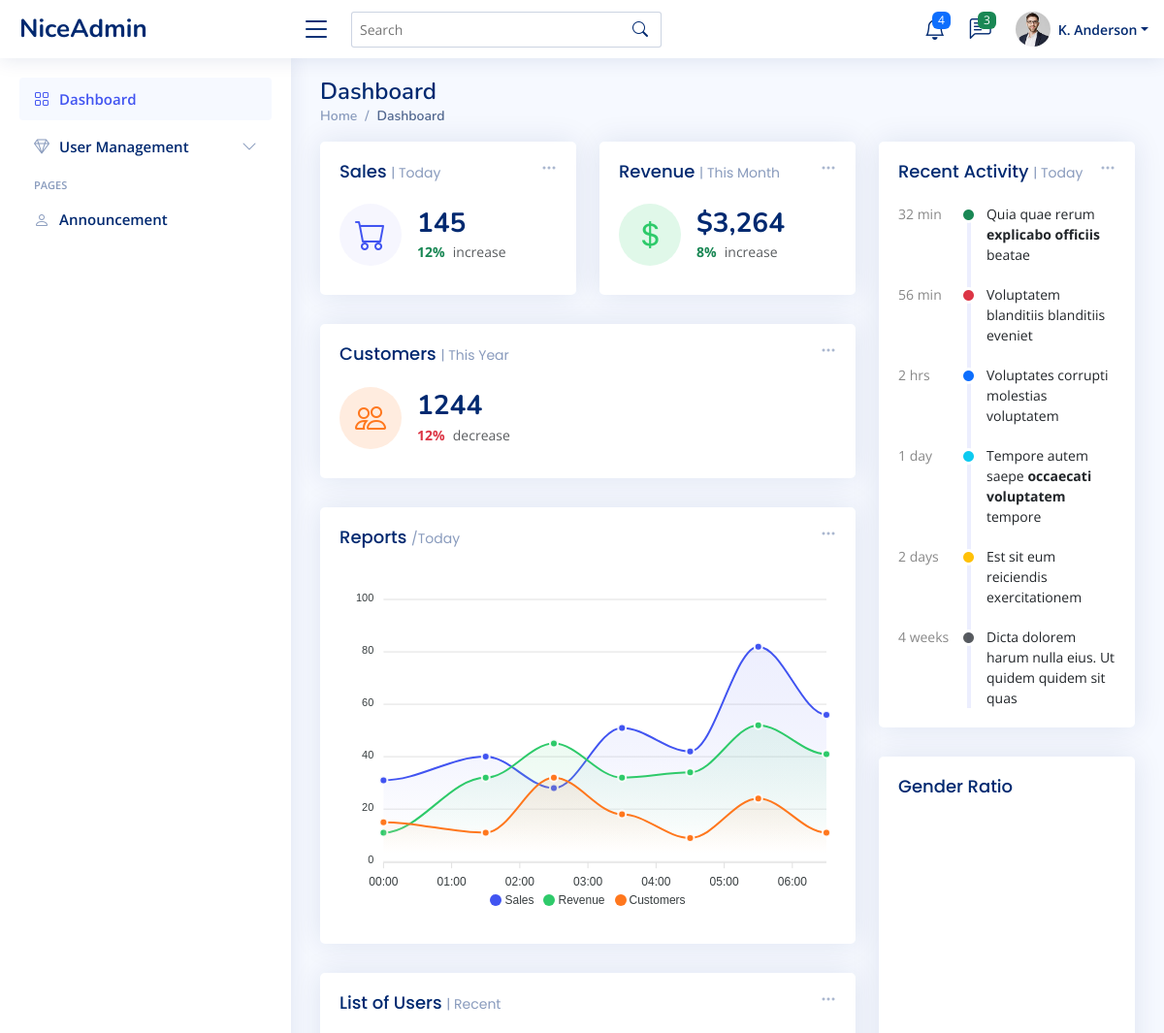
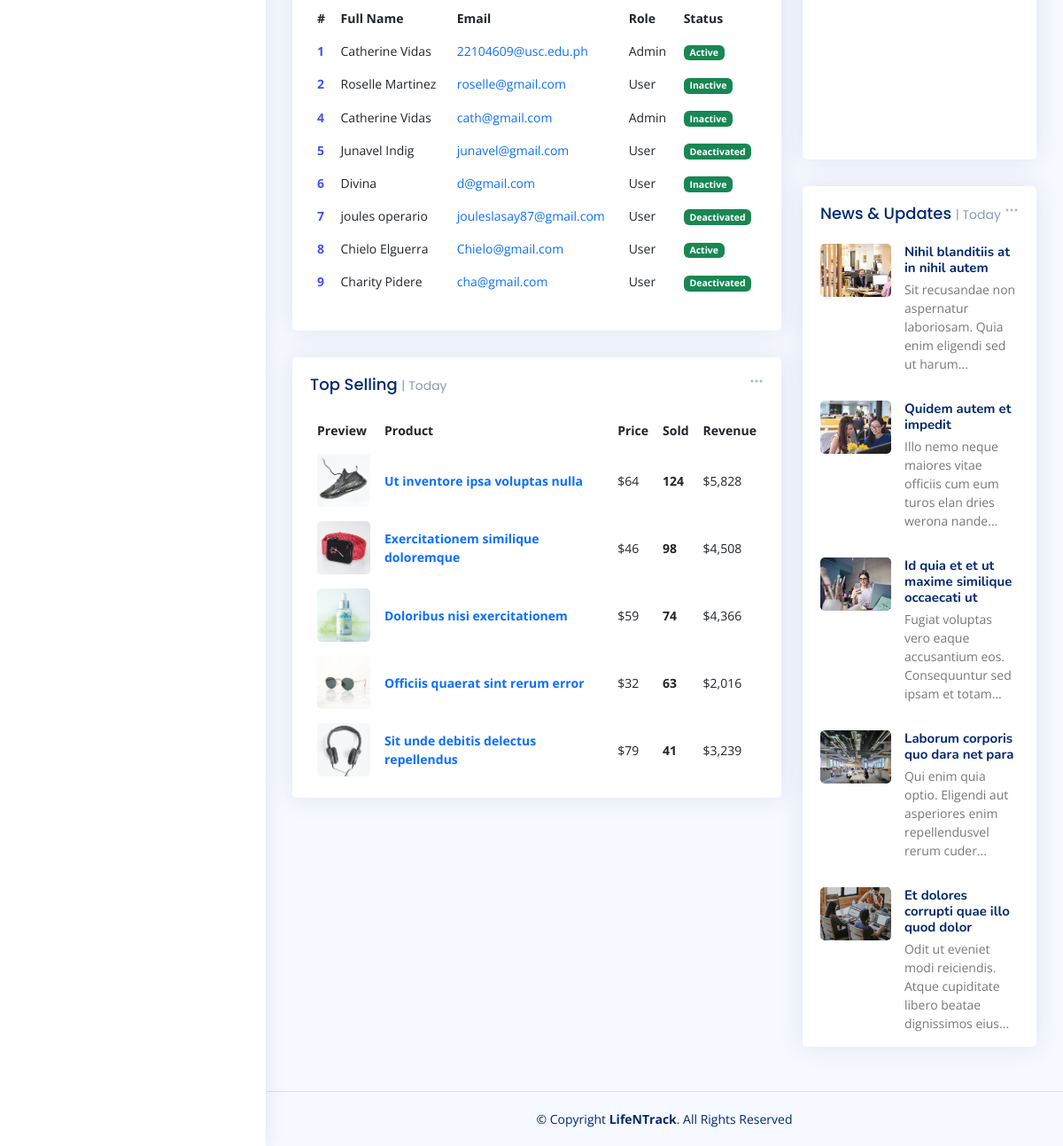
/client/pages/admin (signed in), run on the app's committed database (2 pictures, top to bottom).
### tables this page shows
CREATE TABLE `user` (
  `userID` int(11) NOT NULL,
  `Fullname` varchar(50) NOT NULL,
  `Gender` varchar(50) NOT NULL,
  `Email` varchar(50) NOT NULL,
  `Password` varchar(50) NOT NULL,
  `Role` varchar(50) NOT NULL,
  `Status` varchar(50) NOT NULL
);

### client/pages/admin/index.php (the view, shortened to what the rows shown need)
<?php
$conn = getConnection();
?>
<!DOCTYPE html>
<html lang="en">
<head>
    <link href="../../assets/vendor/bootstrap/css/bootstrap.min.css" rel="stylesheet">
    <link href="../../assets/vendor/bootstrap-icons/bootstrap-icons.css" rel="stylesheet">
    <link href="../../assets/vendor/boxicons/css/boxicons.min.css" rel="stylesheet">
    <link href="../../assets/vendor/quill/quill.snow.css" rel="stylesheet">
    <link href="../../assets/vendor/quill/quill.bubble.css" rel="stylesheet">
    <link href="../../assets/vendor/remixicon/remixicon.css" rel="stylesheet">
    <link href="../../assets/vendor/simple-datatables/style.css" rel="stylesheet">
    <link href="../../assets/css/style.css" rel="stylesheet">
</head>
<body>
    <main id="main" class="main">
        <div class="pagetitle">
            <h1>Dashboard</h1>
        </div>
        <section class="section dashboard">
            <div class="row">
                <div class="col-lg-8">
                    <div class="row">
                        <div class="col-12">
                            <div class="card recent-sales overflow-auto">
                                <div class="card-body">
                                    <table class="table table-borderless ">
                                        <thead>
                                            <tr>
                                                <th scope="col">#</th>
                                                <th scope="col">Full Name</th>
                                                <th scope="col">Email</th>
                                                <th scope="col">Role</th>
                                                <th scope="col">Status</th>
                                            </tr>
                                        </thead>
                                        <tbody>
                                            <?php
                                                $sql = "SELECT * FROM user";
                                                $result = mysqli_query($conn, $sql);
                                                if (mysqli_num_rows($result) > 0) :
                                                    while ($row = mysqli_fetch_assoc($result)) :
                                            ?>
                                                <tr>
                                                    <th scope="row"><a href="#"><?= $row['userID'] ?></a></th>
                                                    <td><?= $row['Fullname'] ?></td>
                                                    <td><a href="#" class="text-primary"><?= $row['Email'] ?></a></td>
                                                    <td><?= $row['Role'] ?></td>
                                                    <td><span class="badge bg-success status-field"><?= $row['Status'] ?></span></td>
                                                </tr>
                                            <?php
                                                    endwhile;
                                                else :
                                                    echo "0 results";
                                                endif;
                                            ?>
                                        </tbody>
                                    </table>
                                </div>
                            </div>
                        </div>
                        <div class="col-12">
                            <div class="card top-selling overflow-auto">
                                <div class="card-body pb-0">
                                    <table class="table table-borderless">
                                        <thead>
                                            <tr>
                                                <th scope="col">Preview</th>
                                                <th scope="col">Product</th>
                                                <th scope="col">Price</th>
                                                <th scope="col">Sold</th>
                                                <th scope="col">Revenue</th>
                                            </tr>
                                        </thead>
                                        <tbody>
                                            <tr>
                                                <th scope="row"><a href="#"><img src="../../assets/img/product-1.jpg"
                                                            alt=""></a></th>
                                            </tr>
                                            <tr>
                                                <th scope="row"><a href="#"><img src="../../assets/img/product-2.jpg"
                                                            alt=""></a></th>
                                            </tr>
                                            <tr>
                                                <th scope="row"><a href="#"><img src="../../assets/img/product-3.jpg"
                                                            alt=""></a></th>
                                            </tr>
                                            <tr>
                                                <th scope="row"><a href="#"><img src="../../assets/img/product-4.jpg"
                                                            alt=""></a></th>
                                            </tr>
                                            <tr>
                                                <th scope="row"><a href="#"><img src="../../assets/img/product-5.jpg"
                                                            alt=""></a></th>
                                            </tr>
                                        </tbody>
                                    </table>
                                </div>
                            </div>
                        </div>
                    </div>
                </div>
            </div>
        </section>
    </main>
</body>
</html>

### data on the page
user: userID "1", Fullname "Catherine Vidas", Email "22104609@usc.edu.ph", Role "Admin", Status "Active"
user: userID "2", Fullname "Roselle Martinez", Email "roselle@gmail.com", Role "User", Status "Inactive"
user: userID "4", Fullname "Catherine Vidas", Email "cath@gmail.com", Role "Admin", Status "Inactive"
user: userID "5", Fullname "Junavel Indig", Email "junavel@gmail.com", Role "User", Status "Deactivated"
user: userID "6", Fullname "Divina", Email "d@gmail.com", Role "User", Status "Inactive"
user: userID "7", Fullname "joules operario", Email "jouleslasay87@gmail.com", Role "User", Status "Deactivated"
user: userID "8", Fullname "Chielo Elguerra", Email "Chielo@gmail.com", Role "User", Status "Active"
user: userID "9", Fullname "Charity Pidere", Email "cha@gmail.com", Role "User", Status "Deactivated"
